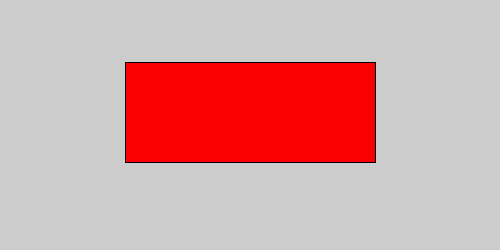
Frame 1 (no input)
Frame 60 (the mouse pressed at the canvas centre just before this capture): identical to frame 1, image omitted
Frame 120 (the mouse held since frame 60 and released just before this capture): identical to frame 1, image omitted

The Processing sketch that drew this single still picture (run headless with seeded random() and noise(); from frame 60 on, the mouse is pressed at the canvas centre):

// Processing sketch: processing_185102
// ── processing_185102.pde

 void setup() {
  size(500, 250);
}
 
void draw() {
  fill(250, 0, 0);
  rect(height/2, width/8, height, width/5); //base rectangle
 
  if (mouseY > width/8 && mouseY < width/8 + width/5) {  //sets y range inside rectangle
    if (mouseX< height && mouseX > height/2) { //sets x range on left side of rectangle
      fill(0, 250, 0); 
      rect(height/2, width/8, height/2, width/5); //left side of rectangle
    } else if (mouseX> 250 && mouseX < width - height/2) { //sets x range on right side of rectangle
      fill(0, 0, 250); 
      rect(height, width/8, height/2, width/5); //right side of rectangle
    }
  }
}
